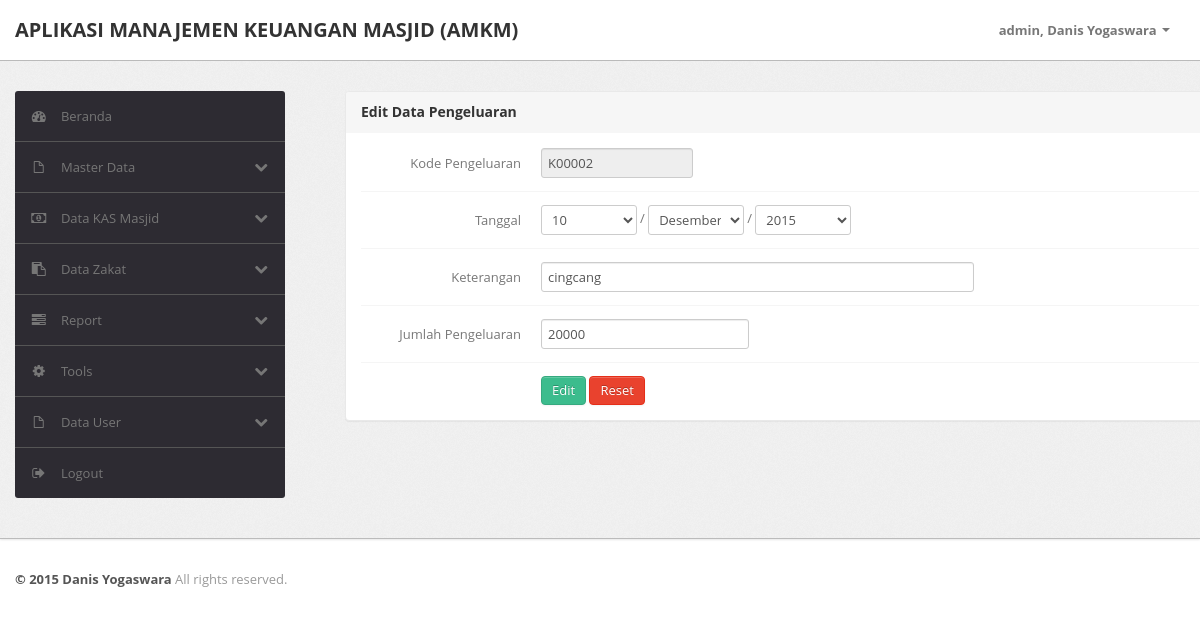
The app's page /index.php?page=kas&act=edit_kas&id=K00002 (signed in) with its own data.
### tables this page shows
CREATE TABLE IF NOT EXISTS `tbl_kas_masjid` (
  `id_kas` varchar(10) NOT NULL,
  `tanggal` date NOT NULL,
  `ket` text NOT NULL,
  `pemasukan` varchar(10) DEFAULT NULL,
  `pengeluaran` varchar(10) DEFAULT NULL,
  `session` varchar(50) NOT NULL
);

### model/modelKas.php (called while the page is built, shortened)
<?php
class modelKas{
	public function execute($query){
		return mysql_query($query);
	}
	public function fetch($var){
		return mysql_fetch_array($var);
	}
	public function select($id){
		$query = "SELECT * FROM tbl_kas_masjid WHERE id_kas = '$id'";
		return $this->execute($query);
	}
}
?>

### view/kas/edit_pengeluaran.php (the view, shortened to what this page needs)
<div class="span9">
	<div class="content">
		<div class="module">
			<div class="module-head">
				<h3>Edit Data Pengeluaran</h3>
			</div>
			<div class="module-body">
				<form class="form-horizontal row-fluid" method="POST">
					<div class="control-group">
						<label class="control-label" for="basicinput">Kode Pengeluaran</label>
						<div class="controls">
							<input type="text" id="basicinput" name="id_pengeluaran" value="<?php echo $row['id_kas']?>" class="span3" readonly="readonly">
						</div>
					</div>
					<div class="control-group">
						<label class="control-label" for="basicinput">Tanggal</label>
						<div class="controls">
							<select name="tgl" class="span2">
							</select> /
							<select name="bln" class="span2">
							</select> /
							<select name="thn" class="span2">
							</select>
						</div>
					</div>
					<div class="control-group">
						<label class="control-label" for="basicinput">Keterangan</label>
						<div class="controls">
							<input type="text" id="basicinput" value="<?=$row['ket'];?>" name="ket" class="span8">
						</div>
					</div>
					<div class="control-group">
						<label class="control-label" for="basicinput">Jumlah Pengeluaran</label>
						<div class="controls">
							<input type="text" id="basicinput" name="pengeluaran" value="<?php echo $row['pengeluaran']?>" class="span4" value="0" onkeyup="validasiAngka(this);" onblur="validasi_numstring(this);">
						</div>
					</div>
					<div class="control-group">
						<div class="controls">
							<input type="submit" name="edit" class="btn btn-success" value="Edit">
							<button type="reset" class="btn btn-danger">Reset</button>
						</div>
					</div>
				</form>
			</div>
		</div>
	</div>
</div>

### assets/css/tampilan.css (style rules this page uses)
body { font-size: 13px; font-family: 'Open Sans', Arial, sans-serif; background: #fff; color: #777 }
h1, h2, h3, h4, h5, h6 { color: #333; margin-top: 0 }
h3 { font-size: 20px }
form { margin: 0 }
select, textarea, input[type="text"], input[type="password"], input[type="datetime"], input[type="datetime-local"], input[type="date"], input[type="month"], input[type="time"], input[type="week"], input[type="number"], input[type="email"], input[type="url"], input[type="search"], input[type="tel"], input[type="color"], .uneditable-input, label, input, button, select, textarea { -webkit-border-radius: 3px; -moz-border-radius: 3px; border-radius: 3px; font-size: 13px; font-family: 'Open Sans', Tahoma, Arial, sans-serif }
.module { background: #fff; -webkit-border-radius: 3px; -moz-border-radius: 3px; border-radius: 3px; border: 1px solid #ccc; border-bottom-color: #bbb; -webkit-box-shadow: 0 0 1px rgba(0,0,0,0.2); -moz-box-shadow: 0 0 1px rgba(0,0,0,0.2); box-shadow: 0 0 1px rgba(0,0,0,0.2); margin-bottom: 30px }
.form-horizontal .control-group, .form-vertical .control-group { margin-bottom: 0 }
.form-horizontal .control-group+.control-group, .form-vertical .control-group+.control-group { margin-top: 13px; padding-top: 13px; border-top: 1px solid #f5f5f5 }
.btn, .btn-box { -webkit-border-radius: 3px; -moz-border-radius: 3px; border-radius: 3px }
.btn { font-size: 13px; font-weight: 600 }
.btn { display: inline-block; margin-bottom: 0; font-weight: 400; text-align: center; vertical-align: middle; cursor: pointer; background-image: none; border: 1px solid transparent; white-space: nowrap; padding: 4px 10px; font-size: 13px; line-height: 1.42857; border-radius: 4px; -webkit-user-select: none; -moz-user-select: none; -ms-user-select: none; user-select: none }
.btn-success { color: #fff; background-color: #3cbc8d; border-color: #36a97f }
.btn-danger { color: #fff; background-color: #e9422e; border-color: #e52e18 }
.module { box-shadow: 0 0 3px rgba(0,0,0,.1); border-color: #e9e9e9; margin-bottom: 20px; background-color: #fff; border-radius: 4px; -webkit-box-shadow: 0 1px 1px rgba(0,0,0,.05); box-shadow: 0 1px 1px rgba(0,0,0,.05); }
.module-head { color: #767676; background-color: #f6f6f6; border-color: #e9e9e9; padding: 10px 15px; border-bottom: 1px solid transparent; border-top-right-radius: 3px; border-top-left-radius: 3px; }
.module-head h3 { font-size: 14px; line-height: 20px; height: 20px; margin: 0 }
.module-body { padding: 15px }

### records on screen
tbl_kas_masjid: id_pengeluaran "K00002", ket "cingcang", pengeluaran "20000"

### other values on screen
$_SESSION['level'] "admin"
$_SESSION['nama'] "Danis Yogaswara"
form field tgl "10"
form field bln "Desember"
form field thn "2015"
